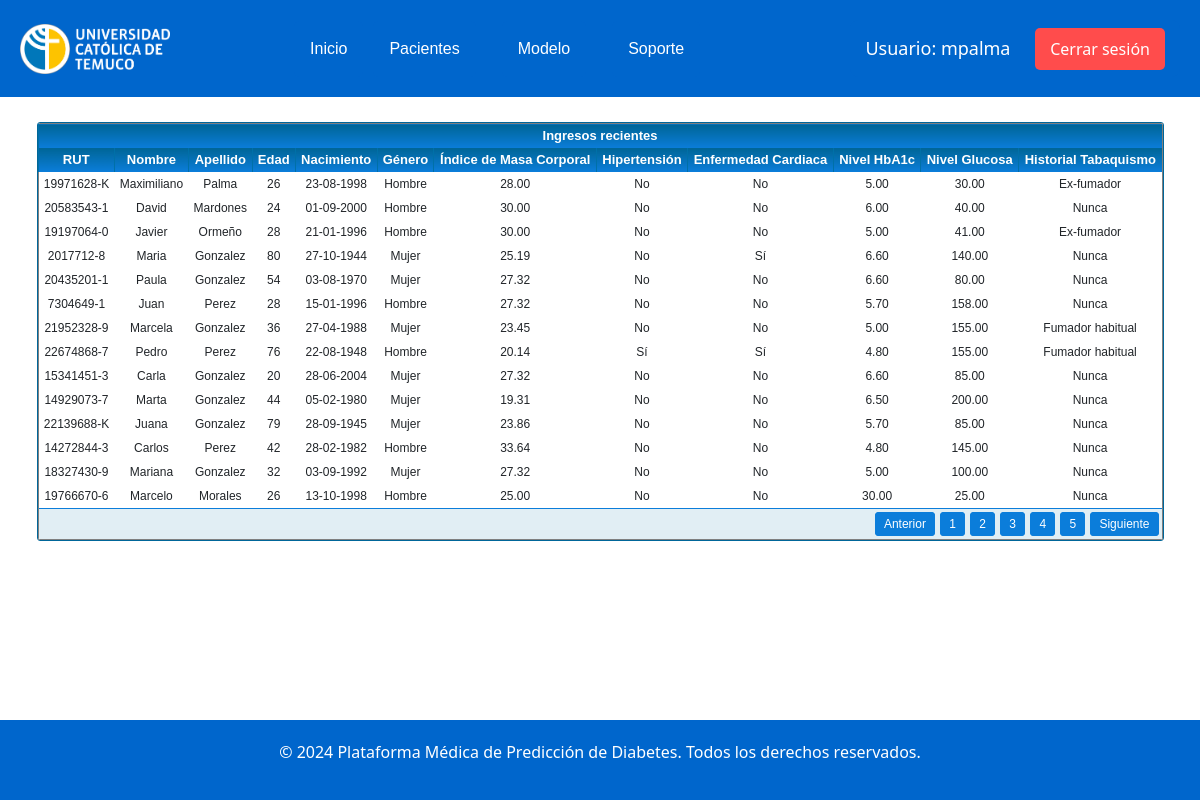
Screenshot of /listado/ (signed in) with the database file from the repository.
### appmodel/models.py (models this page shows, shortened)
class Paciente(models.Model):
    rut = models.CharField(max_length=12)
    nombre = models.CharField(max_length=100)
    apellido = models.CharField(max_length=100)
    edad = models.IntegerField()
    nacimiento = models.DateField()
    genero = models.IntegerField(choices=[(0, 'Mujer'), (1, 'Hombre'),  (2, 'Otro')])
    bmi = models.DecimalField(max_digits=5, decimal_places=2)
    hipertension = models.BooleanField()
    enfermedad_cardiaca = models.BooleanField()
    nivel_hba1c = models.DecimalField(max_digits=4, decimal_places=2)
    nivel_glucosa = models.DecimalField(max_digits=5, decimal_places=2)
    historial_tabaquismo = models.IntegerField(choices=[
        (0, 'Nunca'), (1, 'Ex-fumador'), (2, 'Fumador ocasional'), (3, 'Fumador habitual')
    ])

### appmodel/views.py (the view)
# urls.py: path('listado/', login_required(views.listado_pacientes), name='listado_pacientes'),
@login_required
def listado_pacientes(request):
    pacientes = Paciente.objects.all()
    return render(request, 'listado.html', {'pacientes': pacientes})

### appmodel/templates/listado.html (shortened to what this page needs)
{% extends 'base.html' %}
{% block content %}
<head>
</head>
<div class="datagrid-container">
    <div class="datagrid">
        <table border="1">
            <thead>
                <tr>
                    <th colspan="12">Ingresos recientes</th>
                </tr>
                <tr>
                    <th>RUT</th>
                    <th>Nombre</th>
                    <th>Apellido</th>
                    <th>Edad</th>
                    <th>Nacimiento</th>
                    <th>Género</th>
                    <th>Índice de Masa Corporal</th>
                    <th>Hipertensión</th>
                    <th>Enfermedad Cardiaca</th>
                    <th>Nivel HbA1c</th>
                    <th>Nivel Glucosa</th>
                    <th>Historial Tabaquismo</th>
                </tr>
            </thead>
            <tbody>
                {% for paciente in pacientes %}
                <tr>
                    <td>{{ paciente.rut }}</td>
                    <td>{{ paciente.nombre }}</td>
                    <td>{{ paciente.apellido }}</td>
                    <td>{{ paciente.edad }}</td>
                    <td>{{ paciente.nacimiento|date:"d-m-Y" }}</td>
                    <td>
                        {% if paciente.genero == 1 %}
                            Hombre
                        {% elif paciente.genero == 0 %}
                            Mujer
                        {% else %}
                            Otro
                        {% endif %}
                    </td>
                    <td>{{ paciente.bmi }}</td>
                    <td>{{ paciente.hipertension|yesno:"Sí,No" }}</td>
                    <td>{{ paciente.enfermedad_cardiaca|yesno:"Sí,No" }}</td>
                    <td>{{ paciente.nivel_hba1c }}</td>
                    <td>{{ paciente.nivel_glucosa }}</td>
                    <td>
                        {% if paciente.historial_tabaquismo == 0 %}
                            Nunca
                        {% elif paciente.historial_tabaquismo == 1 %}
                            Ex-fumador
                        {% elif paciente.historial_tabaquismo == 2 %}
                            Fumador ocasional
                        {% else %}
                            Fumador habitual
                        {% endif %}
                    </td>
                </tr>
                {% empty %}
                <tr>
                    <td colspan="12">No hay pacientes registrados</td>
                </tr>
                {% endfor %}
            </tbody>
            <tfoot>
                <tr>
                    <td colspan="12">
                        <div id="paging">
                            <ul>
                                <li><a href="#"><span>Anterior</span></a></li>
                                <li><a href="#" class="active"><span>1</span></a></li>
                                <li><a href="#"><span>2</span></a></li>
                                <li><a href="#"><span>3</span></a></li>
                                <li><a href="#"><span>4</span></a></li>
                                <li><a href="#"><span>5</span></a></li>
                                <li><a href="#"><span>Siguiente</span></a></li>
                            </ul>
                        </div>
                    </td>
                </tr>
            </tfoot>
        </table>
    </div>
</div>
{% endblock %}

### appmodel/templates/base.html (shortened to what this page needs)
{% load static %}
<!DOCTYPE html>
<html lang="es">
<head>
    <link rel="stylesheet" href="{% static 'styles.css' %}">
    <link href="https://cdn.jsdelivr.net/npm/bootstrap@5.3.3/dist/css/bootstrap.min.css" rel="stylesheet">
    <link rel="stylesheet" href="https://code.jquery.com/ui/1.12.1/themes/base/jquery-ui.css">
</head>
<body>
    <header>
        <div class="logo">
            <img src="{% static 'logo_ici.png' %}" alt="Logo Universidad Católica de Temuco">
        </div>
        <nav>
            <ul>
                <a href="{% url 'index' %}"> <button class="button primary dropbtn" >Inicio</button> </a>
                <div class="dropdown">
                    <button class="dropbtn">Pacientes</button>
                </div>
                <div class="dropdown">
                    <button class="dropbtn">Modelo</button>
                </div>
                <div class="dropdown">
                    <button class="dropbtn" >Soporte</button>
                </div>
            </ul>
        </nav>
        <div class="user-info-container">
            <span>Usuario: {{ user.username}}</span>
            <a href="/logout" class="logout-button">Cerrar sesión</a>
        </div>
    </header>
    <body>
        {% block content %}
        {% endblock %}
    </body>
    <footer>
        {% if user.is_authenticated %}
            <p>&copy; 2024 Plataforma Médica de Predicción de Diabetes. Todos los derechos reservados.</p>
        {% else %}
            <p>&copy; 2024 Plataforma Médica de Predicción de Diabetes. Todos los derechos reservados. NO AUTENTICADO</p>
        {% endif %}
    </footer>
</body>
</html>

### appmodel/static/styles.css (style rules this page uses)
body { font-family: Arial, sans-serif; background-color: #f0f8ff; color: #333; margin: 0; padding: 0; padding-bottom: 100px; }
header { background-color: #0066cc; color: white; padding: 20px; display: flex; justify-content: space-between; align-items: center; }
footer { text-align: center; padding: 20px; background-color: #0066cc; color: white; position: fixed; width: 100%; bottom: 0; }
.user-info-container { background-color: #0066cc; padding: 15px; border-radius: 8px; display: inline-block; color: white; font-size: 18px; }
.user-info-container span { margin-right: 20px; }
.logout-button { background-color: #ff4c4c; color: white; padding: 10px 15px; border: none; border-radius: 5px; text-decoration: none; font-size: 16px; cursor: pointer; transition: background-color 0.3s ease; }
.logo img { height: 50px; }
nav ul { list-style-type: none; margin: 0; padding: 0; display: flex; }
.button { border: none; color: white; padding: 14px 28px; cursor: pointer; border-radius: 5px; margin-right: 10px; font-family: 'Arial', sans-serif; font-size: 16px; transition: background-color 0.3s ease; }
.primary { background-color: #0066cc; }
.dropbtn { background-color: #0066cc; color: white; padding: 16px; font-size: 16px; border: none; transition: background-color 0.3s ease; cursor: pointer; border-radius: 5px; margin-right: 10px; font-family: 'Arial', sans-serif; }
.dropdown { position: relative; display: inline-block; transition: background-color 0.3s ease; cursor: pointer; border-radius: 5px; margin-right: 16px; font-family: 'Arial', sans-serif; font-size: 16px; }
.datagrid-container { display: flex; justify-content: space-between; margin: 25px; gap: 2%; }
.datagrid { font: normal 12px/150% Arial, Helvetica, sans-serif; background: #fff; overflow: hidden; border: 1px solid #006699; -webkit-border-radius: 3px; -moz-border-radius: 3px; border-radius: 3px; display: inline-block; flex: 1; margin: 0 1%; }
.datagrid table { width: 100%; border-collapse: collapse; text-align: center; }
.datagrid table td, .datagrid table th { padding: 3px 5px; }
.datagrid table thead th { background: -webkit-gradient(linear, left top, left bottom, color-stop(0.05, #006699), color-stop(1, #0b7dda)); background: -moz-linear-gradient(center top, #006699 5%, #00557F 100%); filter: progid:DXImageTransform.Microsoft.gradient(startColorstr='#006699', endColorstr='#00557F'); background-color: #006699; color: #FFFFFF; font-size: 13px; font-weight: bold; border-left: 1px solid #0070A8; }
.datagrid table tfoot td div { border-top: 1px solid #0b7dda; background: #E1EEF4; }
.datagrid table tfoot td { padding: 0; font-size: 12px; }
.datagrid table tfoot td div { padding: 2px; }
.datagrid table tfoot td ul { margin: 0; padding: 0; list-style: none; text-align: right; }
.datagrid table tfoot li { display: inline; }
.datagrid table tfoot li a { text-decoration: none; display: inline-block; padding: 2px 8px; margin: 1px; color: #FFFFFF; border: 1px solid #0b7dda; -webkit-border-radius: 3px; -moz-border-radius: 3px; border-radius: 3px; background: -webkit-gradient(linear, left top, left bottom, color-stop(0.05, #0b7dda), color-stop(1, #0b7dda)); background: -moz-linear-gradient(center top, #0b7dda 5%, #0b7dda 100%); filter: progid:DXImageTransform.Microsoft.gradient(startColorstr='#006699', endColorstr='#00557F'); background-color: #0b7dda; }
ul { text-align: left; }

### rows the page displays
Paciente: rut "19971628-K", nombre "Maximiliano", apellido "Palma", edad "26", nacimiento "23-08-1998", genero "Hombre", bmi "28.00", hipertension "No", enfermedad_cardiaca "No", nivel_hba1c "5.00", nivel_glucosa "30.00", historial_tabaquismo "Ex-fumador"
Paciente: rut "20583543-1", nombre "David", apellido "Mardones", edad "24", nacimiento "01-09-2000", genero "Hombre", bmi "30.00", hipertension "No", enfermedad_cardiaca "No", nivel_hba1c "6.00", nivel_glucosa "40.00", historial_tabaquismo "Nunca"
Paciente: rut "19197064-0", nombre "Javier", apellido "Ormeño", edad "28", nacimiento "21-01-1996", genero "Hombre", bmi "30.00", hipertension "No", enfermedad_cardiaca "No", nivel_hba1c "5.00", nivel_glucosa "41.00", historial_tabaquismo "Ex-fumador"
Paciente: rut "2017712-8", nombre "Maria", apellido "Gonzalez", edad "80", nacimiento "27-10-1944", genero "Mujer", bmi "25.19", hipertension "No", enfermedad_cardiaca "Sí", nivel_hba1c "6.60", nivel_glucosa "140.00", historial_tabaquismo "Nunca"
Paciente: rut "20435201-1", nombre "Paula", apellido "Gonzalez", edad "54", nacimiento "03-08-1970", genero "Mujer", bmi "27.32", hipertension "No", enfermedad_cardiaca "No", nivel_hba1c "6.60", nivel_glucosa "80.00", historial_tabaquismo "Nunca"
Paciente: rut "7304649-1", nombre "Juan", apellido "Perez", edad "28", nacimiento "15-01-1996", genero "Hombre", bmi "27.32", hipertension "No", enfermedad_cardiaca "No", nivel_hba1c "5.70", nivel_glucosa "158.00", historial_tabaquismo "Nunca"
Paciente: rut "21952328-9", nombre "Marcela", apellido "Gonzalez", edad "36", nacimiento "27-04-1988", genero "Mujer", bmi "23.45", hipertension "No", enfermedad_cardiaca "No", nivel_hba1c "5.00", nivel_glucosa "155.00", historial_tabaquismo "Fumador habitual"
Paciente: rut "22674868-7", nombre "Pedro", apellido "Perez", edad "76", nacimiento "22-08-1948", genero "Hombre", bmi "20.14", hipertension "Sí", enfermedad_cardiaca "Sí", nivel_hba1c "4.80", nivel_glucosa "155.00", historial_tabaquismo "Fumador habitual"
Paciente: rut "15341451-3", nombre "Carla", apellido "Gonzalez", edad "20", nacimiento "28-06-2004", genero "Mujer", bmi "27.32", hipertension "No", enfermedad_cardiaca "No", nivel_hba1c "6.60", nivel_glucosa "85.00", historial_tabaquismo "Nunca"
Paciente: rut "14929073-7", nombre "Marta", apellido "Gonzalez", edad "44", nacimiento "05-02-1980", genero "Mujer", bmi "19.31", hipertension "No", enfermedad_cardiaca "No", nivel_hba1c "6.50", nivel_glucosa "200.00", historial_tabaquismo "Nunca"
Paciente: rut "22139688-K", nombre "Juana", apellido "Gonzalez", edad "79", nacimiento "28-09-1945", genero "Mujer", bmi "23.86", hipertension "No", enfermedad_cardiaca "No", nivel_hba1c "5.70", nivel_glucosa "85.00", historial_tabaquismo "Nunca"
Paciente: rut "14272844-3", nombre "Carlos", apellido "Perez", edad "42", nacimiento "28-02-1982", genero "Hombre", bmi "33.64", hipertension "No", enfermedad_cardiaca "No", nivel_hba1c "4.80", nivel_glucosa "145.00", historial_tabaquismo "Nunca"
Paciente: rut "18327430-9", nombre "Mariana", apellido "Gonzalez", edad "32", nacimiento "03-09-1992", genero "Mujer", bmi "27.32", hipertension "No", enfermedad_cardiaca "No", nivel_hba1c "5.00", nivel_glucosa "100.00", historial_tabaquismo "Nunca"
Paciente: rut "19766670-6", nombre "Marcelo", apellido "Morales", edad "26", nacimiento "13-10-1998", genero "Hombre", bmi "25.00", hipertension "No", enfermedad_cardiaca "No", nivel_hba1c "30.00", nivel_glucosa "25.00", historial_tabaquismo "Nunca"

### other values shown
{{ user.username }} "mpalma"
